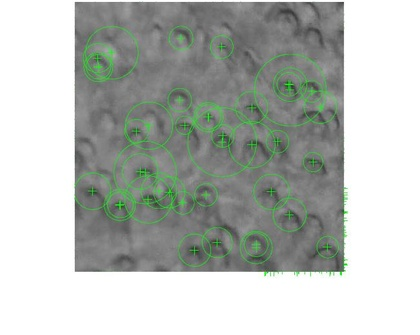
%> input picture data/features/surf(100)/Cow/Cow (1).jpg, 420 x 335 px, shrunk from 651 x 520 before the run; its folder holds only this picture in this run
$ octave FeatureExtraction.m   (GNU Octave 9; MATLAB toolbox functions it lacks are replaced by stand-ins)
%> lines starting %> are read from the running program, lines starting %| are printed output that depends on the picture
### Matlab/entropy.m
function res = entropy(matrix)

    [rows, cols] = size(matrix);

    res =0;
    for i=1:rows
        for j=1:cols
            p = matrix(i,j);
            if p > 0
                res = res - (p.*(log(p)));
            end
        end
    end
    res
end

### Matlab/sample/energy.m
%% Function for Energy of an Image
function en = energy(I)
    [X, Y] = size(I);
    en = (sum(abs(I(:)).^2))/(X*Y);
end

### Matlab/sample/var2.m
%% Function for Variance of an Image
function V = var2(I);
    V = (std2(I)).^2;
end

### Matlab/sample/skew2.m
%% Function for Skewness of an Image
function S = skew2(I);
    [X, Y] = size(I);
    m = mean2(I);
    sd = std2(I);
    S = mean2((I-m).^3)/(sd^3);
end

### Matlab/sample/kurtosis2.m
%% Function for Kurtosis of an Image
function K = kurtosis2(I);
    [X, Y] = size(I);
    m = mean2(I);
    sd = std2(I);
    K = mean2((I-m).^4)/(sd^4);
end

### Matlab/sample/FeatureExtraction.m
clc;
clear all;
close all;

ParentFolder = pwd;

%% Getting the directory in which the leather samples are stored
% Train samples
%Train_Folder = uigetdir(); % get the images for training

Train_Folder = '/Users/edwinjoseph/Projects/leather-species-identification/data/images/raw/Cow';
% Train_Folder = 'raw/Cow';
% Train_Folder = 'H:\Anjli PHD Work\7th Sem(2021-2022)\Prajjwal Work\Result Generation\Train_Test\Train_raw';
Train_Dir = dir(Train_Folder);
Train_Dir = Train_Dir(~ismember({Train_Dir.name},{'.' '..'}));

Trainlen=length(Train_Dir);

% Test samples
%Test_Folder = uigetdir(); % get the images for testing
Test_Folder = '/Users/edwinjoseph/Projects/leather-species-identification/data/images/raw/CowTest';
% Test_Folder = 'raw/CowTest';
% Test_Folder = 'H:\Anjli PHD Work\7th Sem(2021-2022)\Prajjwal Work\Result Generation\Train_Test\Test_raw';
Test_Dir = dir(Test_Folder);
Test_Dir = Test_Dir(~ismember({Test_Dir.name},{'.' '..'}));

Testlen=length(Test_Dir);

%% Train Wavelet Feature Extraction
Entropy = []; Energy = []; Mean = []; Var = []; Std = []; Skew = []; Kurt = [];

for x = 1:Trainlen

    cd(Train_Folder);
    Imagedir = fullfile(Train_Dir(x).name);
%     SampleImage = imread(Imagedir);
    SampleImage = rgb2gray(imread(Imagedir));
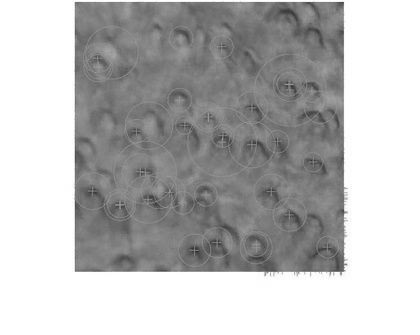
%> SampleImage: size 335x420 uint8; min 46, max 255, mean 185.7
    H = []; E = []; M = []; V = []; St = []; S = []; K = [];
    Acoef = {}; Hor = {}; Vert = {}; Diag = {};
    k = 2; hvd = 3;

    DWTmethod = 'sym2';
    [c,s]=wavedec2(SampleImage,k,DWTmethod); %2d-DWT
%> s = [86 107; 86 107; 169 211; 335 420]
    for j = 1:k
        [Hor,Vert,Diag] = detcoef2('all',c,s,j);
        Acoef = appcoef2(c,s,DWTmethod,j);
        cd(ParentFolder);
        H = [H entropy(uint8(Hor)) entropy(uint8(Vert)) entropy(uint8(Diag))];
        E = [E energy(Hor) energy(Vert) energy(Diag)];
        M = [M mean2(Hor) mean2(Vert) mean2(Diag)];
        V = [V var2(Hor) var2(Vert) var2(Diag)];
        St = [St std2(Hor) std2(Vert) std2(Diag)];
        S = [S skew2(Hor) skew2(Vert) skew2(Diag)];
        K = [K kurtosis2(Hor) kurtosis2(Vert) kurtosis2(Diag)];
        %figure(j); imagesc(Acoef);
        HorFeat{1,j} = Hor; VertFeat{1,j} = Vert; DiagFeat{1,j} = Diag; AcoefFeat{1,j} = Acoef;
    end
%> this loop made 2 passes
%> (H, E, M, V, St) on passes 1 to 2: ([0 0 0], [44.67 35.4 4.32], [-0.0648 0.277 -0.00303], [44.66 35.33 4.32], [6.68 5.94 2.08]), ([0 0 0 0 0 0], [44.67 35.4 4.32 282.1 242.5 18.18], [-0.0648 0.277 -0.00303 -1.19 -1.3 -0.00605], [44.66 35.33 4.32 280.7 240.9 18.18], [6.68 5.94 2.08 16.75 15.52 4.26])
%> pass 1, `[Hor,Vert,Diag] = detcoef2('all',c,s,j);`:
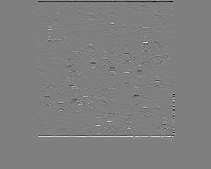
%> Hor: size 169x211 double; min -91.16, max 90.79, mean -0.1; drawn with min black and max white
%> pass 1, `[Hor,Vert,Diag] = detcoef2('all',c,s,j);`:
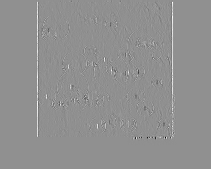
%> Vert: size 169x211 double; min -97.27, max 74.92, mean 0.3; drawn with min black and max white
%> pass 1, `[Hor,Vert,Diag] = detcoef2('all',c,s,j);`:
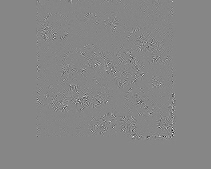
%> Diag: size 169x211 double; min -35.93, max 32.08, mean 0; drawn with min black and max white
%> pass 1, `Acoef = appcoef2(c,s,DWTmethod,j);`:
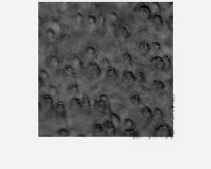
%> Acoef: size 169x211 double; min 121.1, max 528.1, mean 373.3; drawn with min black and max white
%> after the loop, AcoefFeat = 2 items; DiagFeat = 2 items; HorFeat = 2 items; VertFeat = 2 items

    Entropy(x,:) = H;
    Energy(x,:) = E; Mean(x,:) = M; Var(x,:) = V; Std(x,:) = St; Skew(x,:) = S; Kurt(x,:) = K;

end

Feature_Tr = [Entropy, Energy, Mean, Var, Std, Skew, Kurt];
%> Feature_Tr = 42 values, max 282.1 at index 10, min -5.44 at index 35, mean 37.35

cd([ParentFolder,'/../data/features/DWTFeatures']);
T1 = table(Entropy, Energy, Mean, Var, Std, Skew, Kurt);
writetable(T1, 'syDWT2_Tr.csv', 'WriteVariableNames', true);
cd (ParentFolder);

%% Test Wavelet Feature Extraction
Entropy_tt = []; Energy_tt = []; Mean_tt = []; Var_tt = []; Std_tt = []; Skew_tt = []; Kurt_tt = [];

for y = 1:Testlen

    cd(Test_Folder);
    Imagedir = fullfile(Test_Dir(y).name);
    SampleImage = imread(Imagedir);

    H_tt = []; E_tt = []; M_tt = []; V_tt = []; St_tt = []; S_tt = []; K_tt = [];
    Acoef_tt = {}; Hor_tt = {}; Vert_tt = {}; Diag_tt = {};
    k = 2; hvd = 3;

    DWTmethod = 'sym2';
    [c,s]=wavedec2(SampleImage,k,DWTmethod); %2d-DWT
    for j = 1:k
        [Hor_tt,Vert_tt,Diag_tt] = detcoef2('all',c,s,j);
        Acoef_tt = appcoef2(c,s,DWTmethod,j);
        cd(ParentFolder);
        H_tt = [H_tt entropy(Hor_tt) entropy(Vert_tt) entropy(Diag_tt)];
        E_tt = [E_tt energy(Hor_tt) energy(Vert_tt) energy(Diag_tt)];
        M_tt = [M_tt mean2(Hor_tt) mean2(Vert_tt) mean2(Diag_tt)];
        V_tt = [V_tt var2(Hor_tt) var2(Vert_tt) var2(Diag_tt)];
        St_tt = [St_tt std2(Hor_tt) std2(Vert_tt) std2(Diag_tt)];
        S_tt = [S_tt skew2(Hor_tt) skew2(Vert_tt) skew2(Diag_tt)];
        K_tt = [K_tt kurtosis2(Hor_tt) kurtosis2(Vert_tt) kurtosis2(Diag_tt)];
        %figure(j); imagesc(Acoef_tt);
        HorFeat{1,j} = Hor_tt; VertFeat{1,j} = Vert_tt; DiagFeat{1,j} = Diag_tt; AcoefFeat{1,j} = Acoef_tt;
    end

    Entropy_tt(y,:) = H_tt; Energy_tt(y,:) = E_tt; Mean_tt(y,:) = M_tt; Var_tt(y,:) = V_tt; Std_tt(y,:) = St_tt; Skew_tt(y,:) = S_tt; Kurt_tt(y,:) = K_tt;

end

Feature_Tt = [Entropy_tt, Energy_tt, Mean_tt, Var_tt, Std_tt, Skew_tt, Kurt_tt];

cd([ParentFolder,'/DWTFeatures']);
T2 = table(Entropy_tt, Energy_tt, Mean_tt, Var_tt, Std_tt, Skew_tt, Kurt_tt);
writetable(T2, 'syDWT2_Tt.xls', 'WriteVariableNames', true);
cd (ParentFolder);

$ run again, on data/features/surf(100)/Cow/Cow (2).jpg
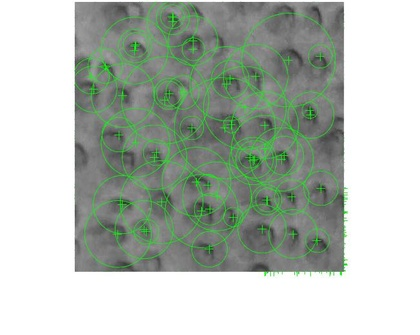
%> input picture data/features/surf(100)/Cow/Cow (2).jpg, 420 x 335 px, shrunk from 651 x 520 before the run
%> `SampleImage = rgb2gray(imread(Imagedir));`:
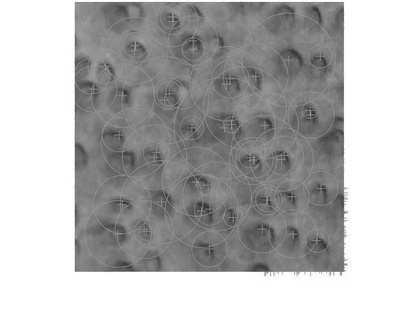
%> SampleImage: size 335x420 uint8; min 41, max 255, mean 185.1
%> s = [86 107; 86 107; 169 211; 335 420]
%> the loop `for j = 1:k` made 2 passes
%> (H, E, M, St) on passes 1 to 2: ([0 0 0], [52.76 45.88 7.56], [-0.0667 0.26 0.00441], [7.26 6.77 2.75]), ([0 0 0 0 0 0], [52.76 45.88 7.56 286.2 293.3 32.77], [-0.0667 0.26 0.00441 -1.38 -1.39 0.0131], [7.26 6.77 2.75 16.86 17.07 5.73])
%> pass 1, `Acoef = appcoef2(c,s,DWTmethod,j);`:
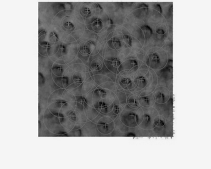
%> Acoef: size 169x211 double; min 101.2, max 526.4, mean 372.1; drawn with min black and max white
%> after the loop `for j = 1:k`: AcoefFeat = 2 items
%> Feature_Tr = 42 values, max 293.3 at index 11, min -4.73 at index 35, mean 40.1

$ run again, on data/features/surf(100)/Cow/Cow (3).jpg
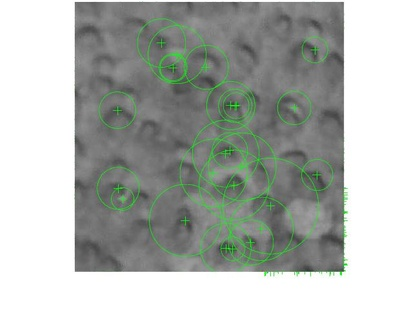
%> input picture data/features/surf(100)/Cow/Cow (3).jpg, 420 x 335 px, shrunk from 651 x 520 before the run
%> s = [86 107; 86 107; 169 211; 335 420]
%> the loop `for j = 1:k` made 2 passes
%> (H, E, M, St) on passes 1 to 2: ([0 0 0], [42.88 35.18 4.23], [-0.0813 0.291 -0.00152], [6.55 5.92 2.06]), ([0 0 0 0 0 0], [42.88 35.18 4.23 270.2 256.2 17.01], [-0.0813 0.291 -0.00152 -1.36 -1.4 0.0173], [6.55 5.92 2.06 16.38 15.95 4.12])
%> pass 1, `[Hor,Vert,Diag] = detcoef2('all',c,s,j);`:
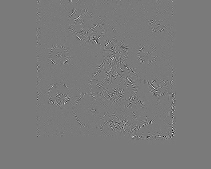
%> Diag: size 169x211 double; min -31.23, max 33.59, mean 0; drawn with min black and max white
%> pass 1, `Acoef = appcoef2(c,s,DWTmethod,j);`:
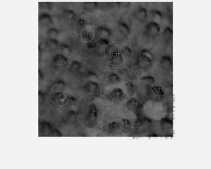
%> Acoef: size 169x211 double; min 118.9, max 528.1, mean 369; drawn with min black and max white
%> after the loop `for j = 1:k`: AcoefFeat = 2 items
%> Feature_Tr = 42 values, max 270.2 at index 10, min -6.24 at index 35, mean 38.1
